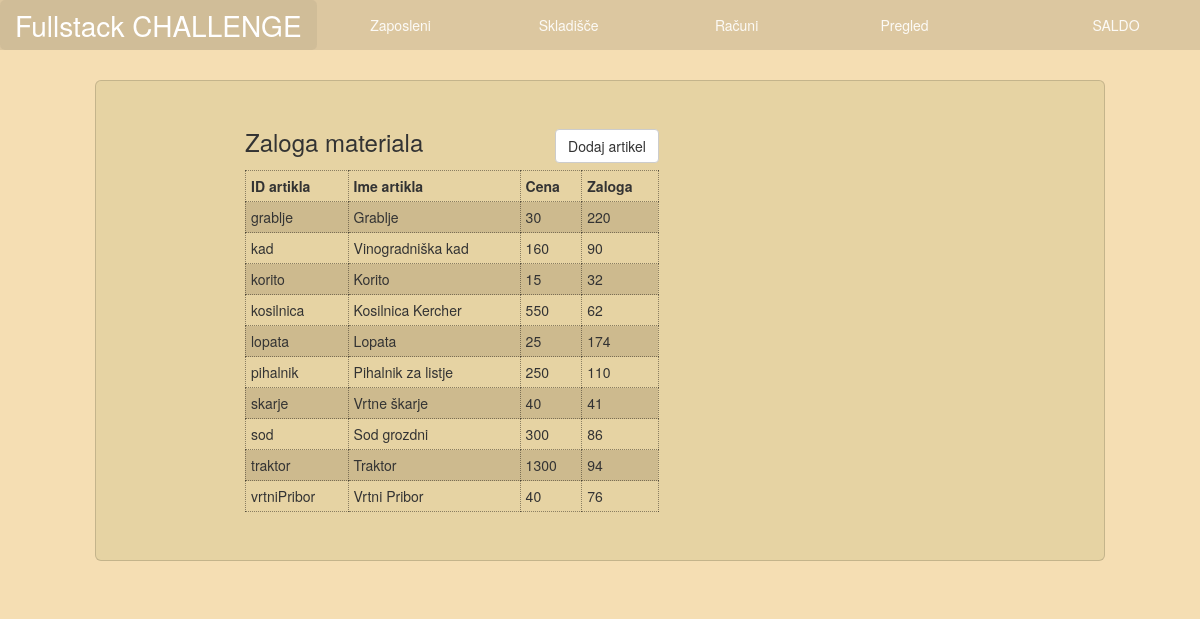
Screenshot of /skladisce.php with the database file from the repository.
### tables this page shows
CREATE TABLE IF NOT EXISTS `skladisce` (
  `ID_artikla` varchar(40) NOT NULL,
  `naziv_artikla` varchar(40) NOT NULL,
  `cena_artikla` int(11) NOT NULL DEFAULT '0',
  `zaloga_artikla` int(4) NOT NULL DEFAULT '0',
  PRIMARY KEY (`ID_artikla`)
);

### queries.php (called while the page is built, shortened)
<?php
$depoResult = mysql_query("SELECT * FROM skladisce", $connection);
?>

### connect.php (called while the page is built, shortened)
<?php
$username = "preskok_si";
$password = "preskok654321_";
$host = "192.168.56.101";
$connection = mysql_connect($host, $username, $password);
if ($connection) {
    include ("loadingData.php");
} else {
    die("Nisem povezan");
}
?>

### loadingData.php (the view, shortened to what this page needs)
<?php
include("queries.php");
function loadDataDepot()
{
    global $depoResult;
    while ($row = mysql_fetch_row($depoResult)) {
        echo "<tr>";
        for ($counterCell = 0; $counterCell < count($row); $counterCell++) {
            echo "<td>";
            echo $row[$counterCell];
            echo "</td>";
        }
        echo "</tr>";
    }
}
?>

### css/style.css (style rules this page uses)
* { margin: 0; padding: 0; }
body { background: wheat; margin: 0 auto; padding: 80px; }
table tr:nth-child(2n) { background-color: #CDBA8E; }
table, table tr, table tr td { border: 1px dotted rgba(0, 0, 0, 0.4); padding: 5px; }

### rows the page displays
skladisce: ID_artikla "grablje", naziv_artikla "Grablje", cena_artikla "30", zaloga_artikla "220"
skladisce: ID_artikla "kad", naziv_artikla "Vinogradniška kad", cena_artikla "160", zaloga_artikla "90"
skladisce: ID_artikla "korito", naziv_artikla "Korito", cena_artikla "15", zaloga_artikla "32"
skladisce: ID_artikla "kosilnica", naziv_artikla "Kosilnica Kercher", cena_artikla "550", zaloga_artikla "62"
skladisce: ID_artikla "lopata", naziv_artikla "Lopata", cena_artikla "25", zaloga_artikla "174"
skladisce: ID_artikla "pihalnik", naziv_artikla "Pihalnik za listje", cena_artikla "250", zaloga_artikla "110"
skladisce: ID_artikla "skarje", naziv_artikla "Vrtne škarje", cena_artikla "40", zaloga_artikla "41"
skladisce: ID_artikla "sod", naziv_artikla "Sod grozdni", cena_artikla "300", zaloga_artikla "86"
skladisce: ID_artikla "traktor", naziv_artikla "Traktor", cena_artikla "1300", zaloga_artikla "94"
skladisce: ID_artikla "vrtniPribor", naziv_artikla "Vrtni Pribor", cena_artikla "40", zaloga_artikla "76"
